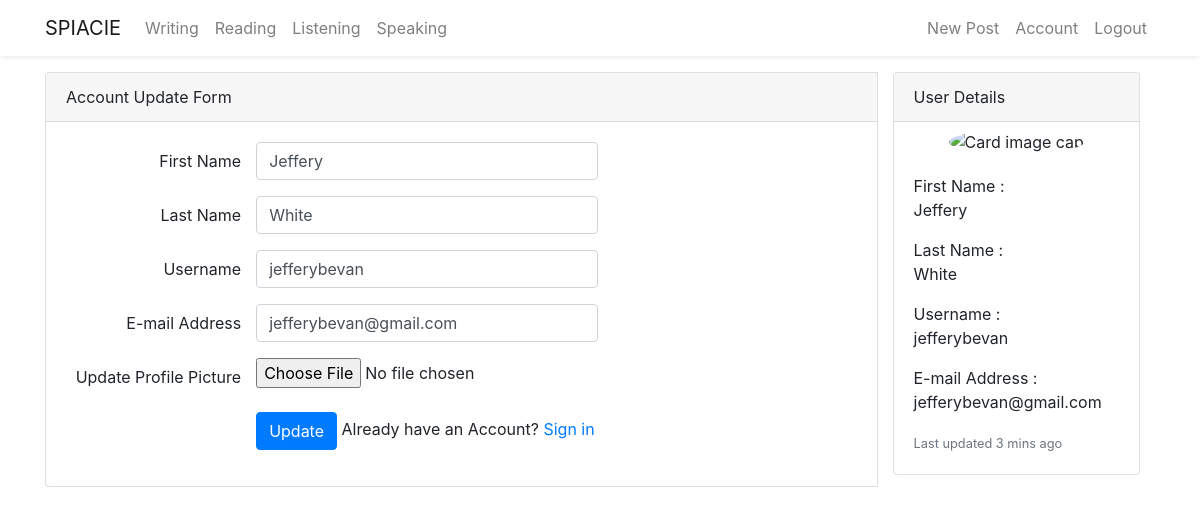
Page /account (signed in) on the committed database.
### flaskblog/models.py (models this page shows, shortened)
class User(db.Model,  UserMixin):
    id = db.Column(db.Integer, primary_key=True)
    firstname = db.Column(db.String(20), nullable=False)
    lastname = db.Column(db.String(20), nullable=False)
    username = db.Column(db.String(20), unique=True, nullable=False)
    email = db.Column(db.String(20), unique=True, nullable=False)
    password = db.Column(db.String(20), nullable=False)
    image_file = db.Column(db.String(20), nullable=False,
                           default='default.jpg')
    post = db.relationship('Post', backref='author', lazy=True)
    questionpaper = db.relationship(
        'Questionpaper', backref='creator', lazy=True)
    writingpaper = db.relationship(
        'Writingpaper', backref='wcreator', lazy=True)
    writinganswer = db.relationship(
        'Writingpaperanswer', backref='wcandidate', lazy=True)

### flaskblog/routes.py (the view)
@app.route("/account", methods=['GET', 'POST'])
@login_required
def account():
    form = UpdateAccountForm()
    if form.validate_on_submit():
        if form.picture.data:
            picture_file = save_picture(form.picture.data)
            current_user.image_file = picture_file
        current_user.firstname = form.firstname.data
        current_user.lastname = form.lastname.data
        current_user.username = form.username.data
        current_user.email = form.email.data
        db.session.commit()
        flash('Your Account has been updated!', 'success')
        return redirect(url_for('account'))
    elif request.method == 'GET':
        form.firstname.data = current_user.firstname
        form.lastname.data = current_user.lastname
        form.username.data = current_user.username
        form.email.data = current_user.email
    image_file = url_for(
        'static', filename='profile_pics/' + current_user.image_file)
    return render_template('account.html', title='Account', image_file=image_file, form=form)

### flaskblog/forms.py (shortened to what this page needs)
class UpdateAccountForm(FlaskForm):
    firstname = StringField('First Name', validators=[
        DataRequired(), Length(min=5, max=15)])
    lastname = StringField('Last Name', validators=[
        DataRequired(), Length(min=5, max=15)])
    username = StringField('Username', validators=[
                           DataRequired(), Length(min=4, max=20)])
    email = StringField('E-mail Address', validators=[DataRequired(), Email()])
    picture = FileField('Update Profile Picture', validators=[
                        FileAllowed(['jpg', 'png'])])
    submit = SubmitField('Update')

### flaskblog/models.py (called while the page is built)
@login_manger.user_loader
def load_user(user_id):
    return User.query.get(int(user_id))

### flaskblog/templates/account.html (shortened to what this page needs)
{% extends 'layout.html'%} {% block content %}
<div class="content-section">
  <div class="card-group mt-3">
    <div class="card">
      <div class="card-header">Account Update Form</div>
      <div class="card-body">
        <form method="post" action="" enctype="multipart/form-data">
          <div class="form-group row">
            {{ form.firstname.label(class_="col-md-3 col-form-label
            text-md-right")}} {% if form.firstname.errors %} {{
            form.firstname(class="form-control col-md-5 is-invalid")}}
            <div class="invaild-feedback col-md-3 text-danger">
              {% for error in form.firstname.errors %}
              <small>{{ error }}</small>
              {% endfor %}
            </div>
            {% else %} {{ form.firstname(class_="form-control col-md-5")}}{%
            endif %}
          </div>
          <div class="form-group row">
            {{form.lastname.label(class_="col-md-3 col-form-label
            text-md-right")}} {% if form.lastname.errors %}
            {{form.lastname(class="form-control col-md-5 is-invalid")}}
            <div class="invaild-feedback col-md-3 text-danger">
              {% for error in form.lastname.errors %}
              <small>{{ error }}</small>
              {% endfor %}
            </div>
            {% else %} {{ form.lastname(class_="form-control col-md-5")}}
            {%endif %}
          </div>
          <div class="form-group row">
            {{ form.username.label(class_="col-md-3 col-form-label
            text-md-right")}} {% if form.username.errors %}
            {{form.username(class="form-control col-md-5 is-invalid")}}
            <div class="invaild-feedback col-md-3 text-danger">
              {% for error in form.username.errors %}
              <small>{{ error }}</small>
              {% endfor %}
            </div>
            {% else %} {{ form.username(class_="form-control col-md-5")}} {%
            endif %}
          </div>
          <div class="form-group row">
            {{ form.email.label(class_="col-md-3 col-form-label
            text-md-right")}} {% if form.email.errors %}
            {{form.email(class="form-control col-md-5 is-invalid")}}
            <div class="invaild-feedback col-md-3 text-danger">
              {% for error in form.email.errors %}
              <small>{{ error }}</small>
              {% endfor %}
            </div>
            {% else %} {{ form.email(class_="form-control col-md-5")}} {% endif
            %}
          </div>
          <div class="form-group row">
            {{ form.picture.label(class_="col-md-3 col-form-label
            text-md-right") }} {{ form.picture(class="form-control-item") }}
          </div>
          <div class="form-group row">
            <div class="offset-md-3">
              {{ form.submit(class="btn btn-primary")}} Already have an Account?
              <a class="btn-link" href="{{url_for('login')}}"> Sign in</a>
            </div>
          </div>
        </form>
      </div>
    </div>
    <div class="col-md-3">
      <div class="card">
        <div class="card-header">User Details</div>
        <div class="media justify-content-center">
          <img
            class="rounded-circle mt-2"
            src="{{ image_file }}"
            alt="Card image cap"
          />
        </div>
        <div class="card-body">
          <p class="card-text">
            First Name : <br />{{ current_user.firstname }}
          </p>
          <p class="card-text">Last Name : <br />{{ current_user.lastname }}</p>
          <p class="card-text">Username : <br />{{ current_user.username }}</p>
          <p class="card-text">
            E-mail Address : <br />{{ current_user.email }}
          </p>
          <p class="card-text">
            <small class="text-muted">Last updated 3 mins ago</small>
          </p>
        </div>
      </div>
    </div>
  </div>
</div>
{% endblock content%}

### rows in the picture
User: firstname "Jeffery", lastname "White", username "jefferybevan", email "jefferybevan@gmail.com"
